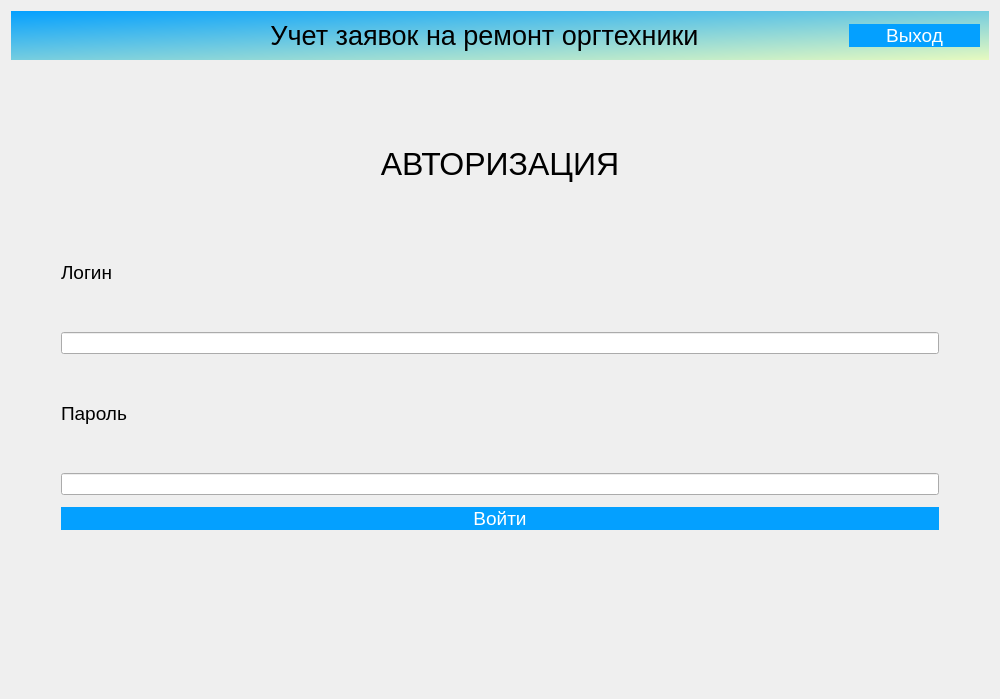
<?xml version="1.0" encoding="UTF-8"?>
<ui version="4.0">
 <class>Dialog</class>
 <widget class="QDialog" name="Dialog">
  <property name="geometry">
   <rect>
    <x>0</x>
    <y>0</y>
    <width>1000</width>
    <height>699</height>
   </rect>
  </property>
  <property name="minimumSize">
   <size>
    <width>1000</width>
    <height>600</height>
   </size>
  </property>
  <property name="windowTitle">
   <string>Учет заявок на ремонт оргтехники</string>
  </property>
  <property name="windowIcon">
   <iconset theme="accessories-dictionary">
    <selectedon>../../../../../logo.png</selectedon>
   </iconset>
  </property>
  <property name="toolTipDuration">
   <number>0</number>
  </property>
  <property name="styleSheet">
   <string notr="true">QPushButton {
background-color: rgb(4, 160, 255);
color: rgb(255, 255, 255);
border: 0px;
font: 14pt
}
QWidget
{font:  &quot;Comic Sans MS&quot;;
}
</string>
  </property>
  <property name="sizeGripEnabled">
   <bool>false</bool>
  </property>
  <layout class="QGridLayout" name="gridLayout">
   <item row="0" column="0">
    <widget class="QWidget" name="widget" native="true">
     <property name="styleSheet">
      <string notr="true">QWidget#widget{
background-color: qlineargradient(spread:pad, x1:0, y1:0, x2:1, y2:1, stop:0 rgba(4, 160, 255, 255), stop:1 rgba(231, 250, 191, 255));}

</string>
     </property>
     <layout class="QHBoxLayout" name="horizontalLayout">
      <property name="spacing">
       <number>150</number>
      </property>
      <item>
       <widget class="QLabel" name="label">
        <property name="maximumSize">
         <size>
          <width>100</width>
          <height>100</height>
         </size>
        </property>
        <property name="text">
         <string/>
        </property>
        <property name="textFormat">
         <enum>Qt::AutoText</enum>
        </property>
        <property name="pixmap">
         <pixmap>../media/logo.png</pixmap>
        </property>
        <property name="scaledContents">
         <bool>true</bool>
        </property>
       </widget>
      </item>
      <item>
       <widget class="QLabel" name="label_2">
        <property name="font">
         <font>
          <pointsize>20</pointsize>
          <italic>false</italic>
          <bold>false</bold>
         </font>
        </property>
        <property name="text">
         <string>Учет заявок на ремонт оргтехники</string>
        </property>
        <property name="alignment">
         <set>Qt::AlignCenter</set>
        </property>
       </widget>
      </item>
      <item>
       <widget class="QPushButton" name="AvtorButton">
        <property name="font">
         <font>
          <pointsize>14</pointsize>
          <italic>false</italic>
          <bold>false</bold>
         </font>
        </property>
        <property name="text">
         <string>Выход</string>
        </property>
       </widget>
      </item>
     </layout>
    </widget>
   </item>
   <item row="1" column="0">
    <layout class="QHBoxLayout" name="horizontalLayout_2">
     <item>
      <widget class="QStackedWidget" name="stackedWidget">
       <property name="layoutDirection">
        <enum>Qt::LeftToRight</enum>
       </property>
       <property name="autoFillBackground">
        <bool>false</bool>
       </property>
       <property name="styleSheet">
        <string notr="true"/>
       </property>
       <property name="currentIndex">
        <number>0</number>
       </property>
       <widget class="QWidget" name="Avtorisation">
        <property name="layoutDirection">
         <enum>Qt::LeftToRight</enum>
        </property>
        <layout class="QGridLayout" name="gridLayout_2">
         <property name="leftMargin">
          <number>50</number>
         </property>
         <property name="topMargin">
          <number>50</number>
         </property>
         <property name="rightMargin">
          <number>50</number>
         </property>
         <property name="bottomMargin">
          <number>50</number>
         </property>
         <item row="0" column="0">
          <layout class="QVBoxLayout" name="verticalLayout">
           <property name="spacing">
            <number>12</number>
           </property>
           <item>
            <widget class="QLabel" name="label_3">
             <property name="font">
              <font>
               <pointsize>24</pointsize>
               <italic>false</italic>
               <bold>false</bold>
              </font>
             </property>
             <property name="text">
              <string>АВТОРИЗАЦИЯ</string>
             </property>
             <property name="scaledContents">
              <bool>false</bool>
             </property>
             <property name="alignment">
              <set>Qt::AlignCenter</set>
             </property>
            </widget>
           </item>
           <item>
            <widget class="QLabel" name="label_4">
             <property name="font">
              <font>
               <pointsize>14</pointsize>
               <italic>false</italic>
               <bold>false</bold>
              </font>
             </property>
             <property name="layoutDirection">
              <enum>Qt::LeftToRight</enum>
             </property>
             <property name="autoFillBackground">
              <bool>false</bool>
             </property>
             <property name="text">
              <string>Логин</string>
             </property>
             <property name="alignment">
              <set>Qt::AlignLeading|Qt::AlignLeft|Qt::AlignVCenter</set>
             </property>
            </widget>
           </item>
           <item>
            <widget class="QLineEdit" name="LoginField"/>
           </item>
           <item>
            <widget class="QLabel" name="label_5">
             <property name="font">
              <font>
               <pointsize>14</pointsize>
               <italic>false</italic>
               <bold>false</bold>
              </font>
             </property>
             <property name="text">
              <string>Пароль</string>
             </property>
             <property name="alignment">
              <set>Qt::AlignLeading|Qt::AlignLeft|Qt::AlignVCenter</set>
             </property>
            </widget>
           </item>
           <item>
            <widget class="QLineEdit" name="PasswordField"/>
           </item>
           <item>
            <widget class="QPushButton" name="SignInButton">
             <property name="font">
              <font>
               <pointsize>14</pointsize>
               <italic>false</italic>
               <bold>false</bold>
              </font>
             </property>
             <property name="styleSheet">
              <string notr="true"/>
             </property>
             <property name="text">
              <string>Войти</string>
             </property>
            </widget>
           </item>
           <item>
            <widget class="QLabel" name="ErrorField">
             <property name="font">
              <font>
               <pointsize>14</pointsize>
               <italic>false</italic>
               <bold>false</bold>
              </font>
             </property>
             <property name="styleSheet">
              <string notr="true">color: rgb(255, 0, 0);</string>
             </property>
             <property name="text">
              <string/>
             </property>
             <property name="alignment">
              <set>Qt::AlignCenter</set>
             </property>
            </widget>
           </item>
          </layout>
         </item>
        </layout>
       </widget>
       <widget class="QWidget" name="user">
        <layout class="QGridLayout" name="gridLayout_3">
         <item row="0" column="0">
          <layout class="QHBoxLayout" name="horizontalLayout_3">
           <item>
            <widget class="QTableWidget" name="tableMasteraZayavki"/>
           </item>
           <item>
            <layout class="QVBoxLayout" name="verticalLayout_4">
             <item>
              <layout class="QVBoxLayout" name="verticalLayout_2">
               <item>
                <layout class="QVBoxLayout" name="verticalLayout_3">
                 <item>
                  <widget class="QLineEdit" name="lineEdit"/>
                 </item>
                 <item>
                  <widget class="QLineEdit" name="lineEdit_2"/>
                 </item>
                 <item>
                  <widget class="QLineEdit" name="lineEdit_3"/>
                 </item>
                 <item>
                  <widget class="QLineEdit" name="lineEdit_4"/>
                 </item>
                 <item>
                  <widget class="QLineEdit" name="lineEdit_5"/>
                 </item>
                 <item>
                  <widget class="QLineEdit" name="lineEdit_6"/>
                 </item>
                 <item>
                  <widget class="QLineEdit" name="lineEdit_7"/>
                 </item>
                 <item>
                  <widget class="QLineEdit" name="lineEdit_11"/>
                 </item>
                 <item>
                  <widget class="QLineEdit" name="lineEdit_8"/>
                 </item>
                 <item>
                  <widget class="QLineEdit" name="lineEdit_9"/>
                 </item>
                 <item>
                  <widget class="QLineEdit" name="lineEdit_10"/>
                 </item>
                </layout>
               </item>
               <item>
                <widget class="QPushButton" name="edit_button">
                 <property name="text">
                  <string>редактировать</string>
                 </property>
                </widget>
               </item>
               <item>
                <widget class="QPushButton" name="delete_button">
                 <property name="text">
                  <string>удалить</string>
                 </property>
                </widget>
               </item>
               <item>
                <widget class="QPushButton" name="insert_button">
                 <property name="text">
                  <string>добавить</string>
                 </property>
                </widget>
               </item>
              </layout>
             </item>
            </layout>
           </item>
          </layout>
         </item>
        </layout>
       </widget>
      </widget>
     </item>
    </layout>
   </item>
  </layout>
 </widget>
 <resources/>
 <connections/>
</ui>
